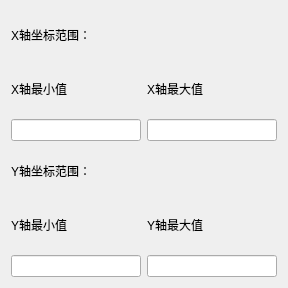
<?xml version="1.0" encoding="UTF-8"?>
<ui version="4.0">
 <class>TaskPanel</class>
 <widget class="QWidget" name="TaskPanel">
  <property name="geometry">
   <rect>
    <x>0</x>
    <y>0</y>
    <width>288</width>
    <height>288</height>
   </rect>
  </property>
  <property name="minimumSize">
   <size>
    <width>0</width>
    <height>208</height>
   </size>
  </property>
  <property name="windowTitle">
   <string>Configure axes</string>
  </property>
  <layout class="QGridLayout" name="gridLayout">
   <item row="0" column="0">
    <layout class="QVBoxLayout" name="verticalLayout">
     <item>
      <layout class="QVBoxLayout" name="verticalLayout_x">
       <item>
        <widget class="QLabel" name="label_X">
         <property name="text">
          <string>X轴坐标范围：</string>
         </property>
        </widget>
       </item>
       <item>
        <layout class="QHBoxLayout" name="horizontalLayout_4">
         <item>
          <widget class="QLabel" name="label_Xmin_2">
           <property name="text">
            <string>X轴最小值</string>
           </property>
          </widget>
         </item>
         <item>
          <widget class="QLabel" name="label_Xmax">
           <property name="text">
            <string>X轴最大值</string>
           </property>
          </widget>
         </item>
        </layout>
       </item>
       <item>
        <layout class="QHBoxLayout" name="horizontalLayout_2">
         <item>
          <widget class="QLineEdit" name="LineEdit_Xmin"/>
         </item>
         <item>
          <widget class="QLineEdit" name="LineEdit_Xmax"/>
         </item>
        </layout>
       </item>
      </layout>
     </item>
     <item>
      <layout class="QVBoxLayout" name="verticalLayout_y">
       <item>
        <widget class="QLabel" name="label_Y">
         <property name="text">
          <string>Y轴坐标范围：</string>
         </property>
        </widget>
       </item>
       <item>
        <layout class="QHBoxLayout" name="horizontalLayout_5">
         <item>
          <widget class="QLabel" name="label_Xmin">
           <property name="text">
            <string>Y轴最小值</string>
           </property>
          </widget>
         </item>
         <item>
          <widget class="QLabel" name="label_Ymax">
           <property name="text">
            <string>Y轴最大值</string>
           </property>
          </widget>
         </item>
        </layout>
       </item>
       <item>
        <layout class="QHBoxLayout" name="horizontalLayout_3">
         <item>
          <widget class="QLineEdit" name="LineEdit_Ymin"/>
         </item>
         <item>
          <widget class="QLineEdit" name="LineEdit_Ymax"/>
         </item>
        </layout>
       </item>
      </layout>
     </item>
    </layout>
   </item>
  </layout>
 </widget>
 <resources/>
 <connections/>
</ui>
